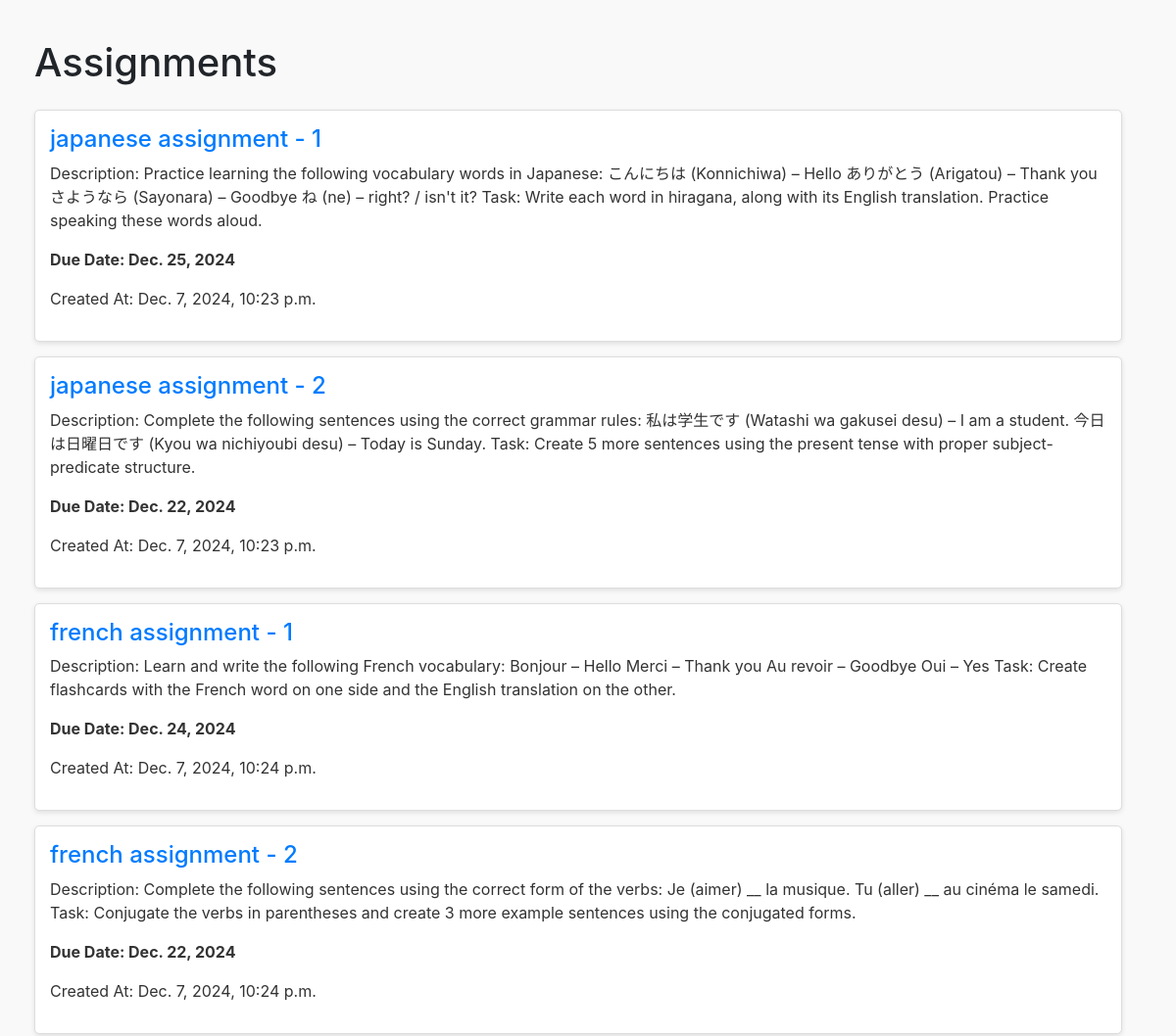
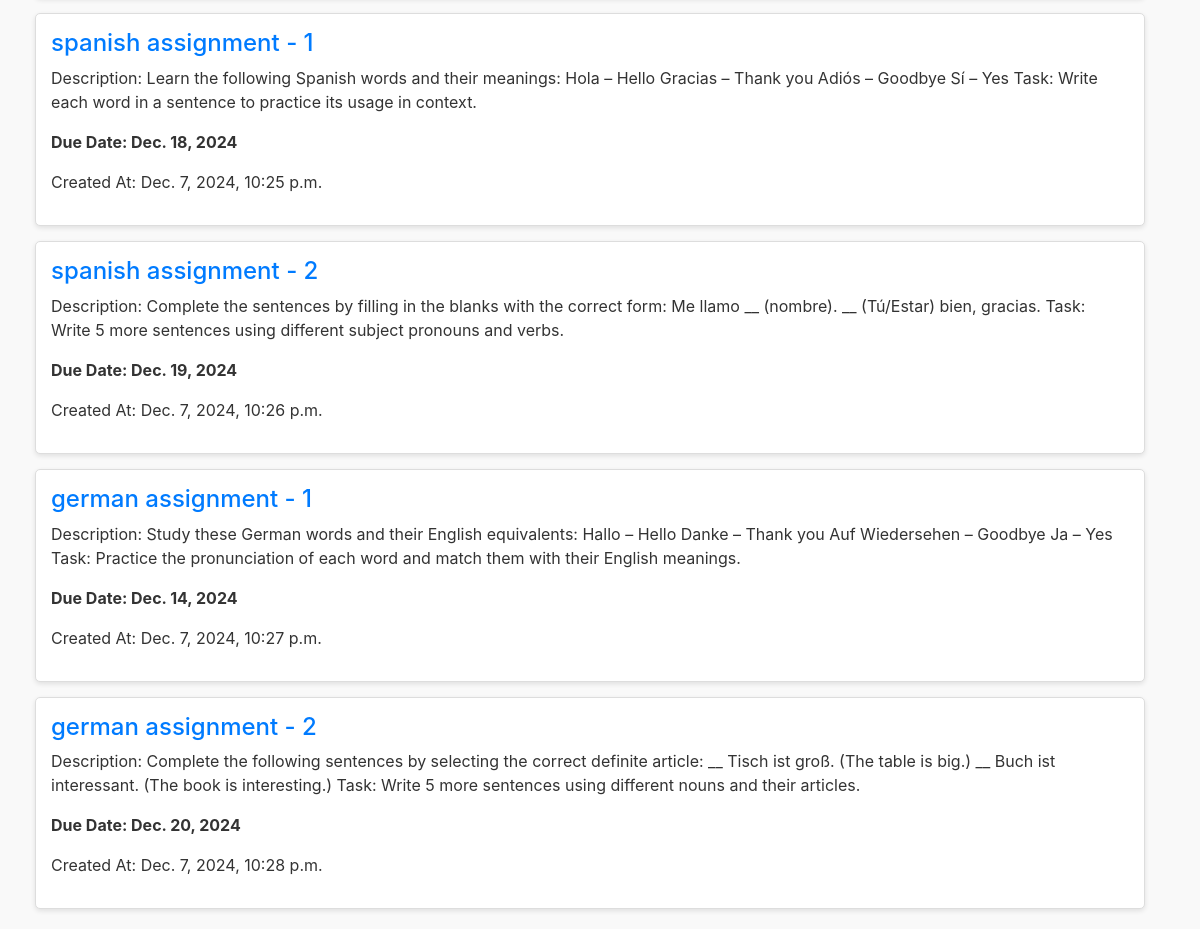
Page /classes/assignment_list/ on the committed database (2 pictures, top to bottom).
### classes/models.py (models this page shows, shortened)
class Assignment(models.Model):
    title = models.CharField(max_length=255)
    description = models.TextField()
    due_date = models.DateField()
    created_at = models.DateTimeField(auto_now_add=True)

### classes/views.py (the view)
# urls.py: path('assignment_list/', views.assignments_list, name='assignments_list'),
def assignments_list(request):
    assignments = Assignment.objects.all()
    return render(request, 'assignments_list.html', {'assignments': assignments})

### classes/templates/assignments_list.html (shortened to what this page needs)
<!DOCTYPE html>
<html>
<head>
    <link href="https://stackpath.bootstrapcdn.com/bootstrap/4.3.1/css/bootstrap.min.css" rel="stylesheet">
</head>
<body>
    <div class="container assignment-list">
        <h1 class="mb-4">Assignments</h1>
        <ul class="list-unstyled">
            {% for assignment in assignments %}
                <li class="assignment-item">
                    <h2>{{ assignment.title }}</h2>
                    <p>{{ assignment.description }}</p>
                    <p class="due-date">Due Date: {{ assignment.due_date }}</p>
                    <p>Created At: {{ assignment.created_at }}</p>
                </li>
            {% endfor %}
        </ul>
    </div>
</body>
</html>

### classes/templates/assignments_list.html (style rules this page uses)
body { padding-top: 20px; background-color: #f9f9f9; }
.assignment-list { margin: 20px; }
.assignment-item { border: 1px solid #ddd; border-radius: 5px; margin-bottom: 15px; padding: 15px; background-color: #fff; box-shadow: 0 2px 5px rgba(0, 0, 0, 0.1); }
.assignment-item h2 { margin-top: 0; font-size: 1.5rem; color: #007bff; }
.assignment-item p { font-size: 1rem; color: #333; }
.due-date { font-weight: bold; color: #6c757d; }

### rows in the picture
Assignment: title "japanese assignment - 1", description "Description: Practice learning the following vocabulary words in Japanese: こんにちは (Konnichiwa) – Hello ありがとう (Arigatou) – Thank you さようなら (Sayonara) – Goodbye ね (ne) – right? / isn't it? Task: Write each word in hiragana, along with its English translation. Practice speaking these words aloud.", due_date "Dec. 25, 2024", created_at "Dec. 7, 2024, 10:23 p.m."
Assignment: title "japanese assignment - 2", description "Description: Complete the following sentences using the correct grammar rules: 私は学生です (Watashi wa gakusei desu) – I am a student. 今日は日曜日です (Kyou wa nichiyoubi desu) – Today is Sunday. Task: Create 5 more sentences using the present tense with proper subject-predicate structure.", due_date "Dec. 22, 2024", created_at "Dec. 7, 2024, 10:23 p.m."
Assignment: title "french assignment - 1", description "Description: Learn and write the following French vocabulary: Bonjour – Hello Merci – Thank you Au revoir – Goodbye Oui – Yes Task: Create flashcards with the French word on one side and the English translation on the other.", due_date "Dec. 24, 2024", created_at "Dec. 7, 2024, 10:24 p.m."
Assignment: title "french assignment - 2", description "Description: Complete the following sentences using the correct form of the verbs: Je (aimer) __ la musique. Tu (aller) __ au cinéma le samedi. Task: Conjugate the verbs in parentheses and create 3 more example sentences using the conjugated forms.", due_date "Dec. 22, 2024", created_at "Dec. 7, 2024, 10:24 p.m."
Assignment: title "spanish assignment - 1", description "Description: Learn the following Spanish words and their meanings: Hola – Hello Gracias – Thank you Adiós – Goodbye Sí – Yes Task: Write each word in a sentence to practice its usage in context.", due_date "Dec. 18, 2024", created_at "Dec. 7, 2024, 10:25 p.m."
Assignment: title "spanish assignment - 2", description "Description: Complete the sentences by filling in the blanks with the correct form: Me llamo __ (nombre). __ (Tú/Estar) bien, gracias. Task: Write 5 more sentences using different subject pronouns and verbs.", due_date "Dec. 19, 2024", created_at "Dec. 7, 2024, 10:26 p.m."
Assignment: title "german assignment - 1", description "Description: Study these German words and their English equivalents: Hallo – Hello Danke – Thank you Auf Wiedersehen – Goodbye Ja – Yes Task: Practice the pronunciation of each word and match them with their English meanings.", due_date "Dec. 14, 2024", created_at "Dec. 7, 2024, 10:27 p.m."
Assignment: title "german assignment - 2", description "Description: Complete the following sentences by selecting the correct definite article: __ Tisch ist groß. (The table is big.) __ Buch ist interessant. (The book is interesting.) Task: Write 5 more sentences using different nouns and their articles.", due_date "Dec. 20, 2024", created_at "Dec. 7, 2024, 10:28 p.m."
